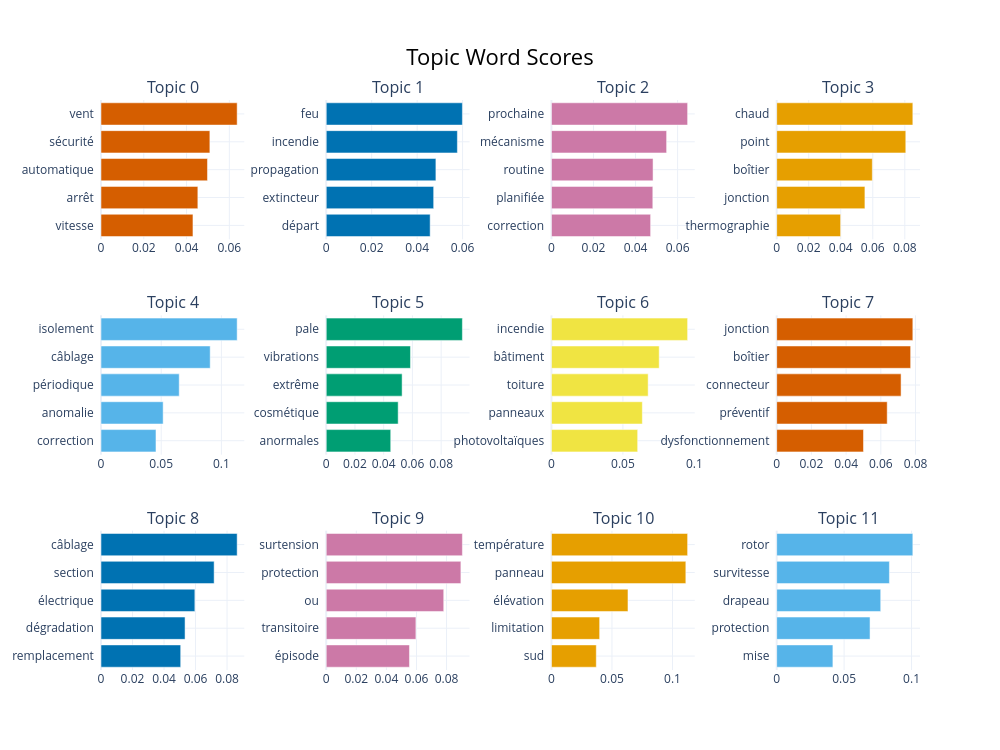

Source (notebook cell):
### Code cell
topic_model.visualize_barchart(top_n_topics=12)

### Figure 1 — Plotly figure (JSON) as saved in the notebook; plotly's stock layout.template omitted (floating-point values rounded to 4 significant figures)
{"data": [{"marker": {"color": "#D55E00"}, "orientation": "h", "type": "bar", "x": [0.04299, 0.04528, 0.04978, 0.0509, 0.06365], "xaxis": "x", "y": ["vitesse  ", "arrêt  ", "automatique  ", "sécurité  ", "vent  "], "yaxis": "y"}, {"marker": {"color": "#0072B2"}, "orientation": "h", "type": "bar", "x": [0.04573, 0.04728, 0.04826, 0.05772, 0.05992], "xaxis": "x2", "y": ["départ  ", "extincteur  ", "propagation  ", "incendie  ", "feu  "], "yaxis": "y2"}, {"marker": {"color": "#CC79A7"}, "orientation": "h", "type": "bar", "x": [0.04716, 0.04821, 0.04832, 0.05477, 0.06476], "xaxis": "x3", "y": ["correction  ", "planifiée  ", "routine  ", "mécanisme  ", "prochaine  "], "yaxis": "y3"}, {"marker": {"color": "#E69F00"}, "orientation": "h", "type": "bar", "x": [0.03992, 0.0551, 0.05972, 0.08062, 0.08502], "xaxis": "x4", "y": ["thermographie  ", "jonction  ", "boîtier  ", "point  ", "chaud  "], "yaxis": "y4"}, {"marker": {"color": "#56B4E9"}, "orientation": "h", "type": "bar", "x": [0.04567, 0.05163, 0.06498, 0.09071, 0.1131], "xaxis": "x5", "y": ["correction  ", "anomalie  ", "périodique  ", "câblage  ", "isolement  "], "yaxis": "y5"}, {"marker": {"color": "#009E73"}, "orientation": "h", "type": "bar", "x": [0.04491, 0.05009, 0.05284, 0.05866, 0.0948], "xaxis": "x6", "y": ["anormales  ", "cosmétique  ", "extrême  ", "vibrations  ", "pale  "], "yaxis": "y6"}, {"marker": {"color": "#F0E442"}, "orientation": "h", "type": "bar", "x": [0.06032, 0.06359, 0.06766, 0.07538, 0.09526], "xaxis": "x7", "y": ["photovoltaïques  ", "panneaux  ", "toiture  ", "bâtiment  ", "incendie  "], "yaxis": "y7"}, {"marker": {"color": "#D55E00"}, "orientation": "h", "type": "bar", "x": [0.05001, 0.06368, 0.07167, 0.07719, 0.07844], "xaxis": "x8", "y": ["dysfonctionnement  ", "préventif  ", "connecteur  ", "boîtier  ", "jonction  "], "yaxis": "y8"}, {"marker": {"color": "#0072B2"}, "orientation": "h", "type": "bar", "x": [0.05058, 0.05335, 0.05957, 0.07181, 0.08642], "xaxis": "x9", "y": ["remplacement  ", "dégradation  ", "électrique  ", "section  ", "câblage  "], "yaxis": "y9"}, {"marker": {"color": "#CC79A7"}, "orientation": "h", "type": "bar", "x": [0.05534, 0.05961, 0.07812, 0.08952, 0.09052], "xaxis": "x10", "y": ["épisode  ", "transitoire  ", "ou  ", "protection  ", "surtension  "], "yaxis": "y10"}, {"marker": {"color": "#E69F00"}, "orientation": "h", "type": "bar", "x": [0.03704, 0.03981, 0.06321, 0.111, 0.1125], "xaxis": "x11", "y": ["sud  ", "limitation  ", "élévation  ", "panneau  ", "température  "], "yaxis": "y11"}, {"marker": {"color": "#56B4E9"}, "orientation": "h", "type": "bar", "x": [0.04168, 0.06922, 0.07713, 0.08358, 0.1009], "xaxis": "x12", "y": ["mise  ", "protection  ", "drapeau  ", "survitesse  ", "rotor  "], "yaxis": "y12"}], "layout": {"annotations": [{"font": {"size": 16}, "showarrow": false, "text": "Topic 0", "x": 0.0875, "xanchor": "center", "xref": "paper", "y": 1, "yanchor": "bottom", "yref": "paper"}, {"font": {"size": 16}, "showarrow": false, "text": "Topic 1", "x": 0.3625, "xanchor": "center", "xref": "paper", "y": 1, "yanchor": "bottom", "yref": "paper"}, {"font": {"size": 16}, "showarrow": false, "text": "Topic 2", "x": 0.6375, "xanchor": "center", "xref": "paper", "y": 1, "yanchor": "bottom", "yref": "paper"}, {"font": {"size": 16}, "showarrow": false, "text": "Topic 3", "x": 0.9125, "xanchor": "center", "xref": "paper", "y": 1, "yanchor": "bottom", "yref": "paper"}, {"font": {"size": 16}, "showarrow": false, "text": "Topic 4", "x": 0.0875, "xanchor": "center", "xref": "paper", "y": 0.6222, "yanchor": "bottom", "yref": "paper"}, {"font": {"size": 16}, "showarrow": false, "text": "Topic 5", "x": 0.3625, "xanchor": "center", "xref": "paper", "y": 0.6222, "yanchor": "bottom", "yref": "paper"}, {"font": {"size": 16}, "showarrow": false, "text": "Topic 6", "x": 0.6375, "xanchor": "center", "xref": "paper", "y": 0.6222, "yanchor": "bottom", "yref": "paper"}, {"font": {"size": 16}, "showarrow": false, "text": "Topic 7", "x": 0.9125, "xanchor": "center", "xref": "paper", "y": 0.6222, "yanchor": "bottom", "yref": "paper"}, {"font": {"size": 16}, "showarrow": false, "text": "Topic 8", "x": 0.0875, "xanchor": "center", "xref": "paper", "y": 0.2444, "yanchor": "bottom", "yref": "paper"}, {"font": {"size": 16}, "showarrow": false, "text": "Topic 9", "x": 0.3625, "xanchor": "center", "xref": "paper", "y": 0.2444, "yanchor": "bottom", "yref": "paper"}, {"font": {"size": 16}, "showarrow": false, "text": "Topic 10", "x": 0.6375, "xanchor": "center", "xref": "paper", "y": 0.2444, "yanchor": "bottom", "yref": "paper"}, {"font": {"size": 16}, "showarrow": false, "text": "Topic 11", "x": 0.9125, "xanchor": "center", "xref": "paper", "y": 0.2444, "yanchor": "bottom", "yref": "paper"}], "height": 750, "hoverlabel": {"bgcolor": "white", "font": {"family": "Rockwell", "size": 16}}, "showlegend": false, "title": {"font": {"color": "Black", "size": 22}, "text": "Topic Word Scores", "x": 0.5, "xanchor": "center", "yanchor": "top"}, "width": 1000, "xaxis": {"anchor": "y", "domain": [0, 0.175], "showgrid": true}, "xaxis10": {"anchor": "y10", "domain": [0.275, 0.45], "showgrid": true}, "xaxis11": {"anchor": "y11", "domain": [0.55, 0.725], "showgrid": true}, "xaxis12": {"anchor": "y12", "domain": [0.825, 1], "showgrid": true}, "xaxis2": {"anchor": "y2", "domain": [0.275, 0.45], "showgrid": true}, "xaxis3": {"anchor": "y3", "domain": [0.55, 0.725], "showgrid": true}, "xaxis4": {"anchor": "y4", "domain": [0.825, 1], "showgrid": true}, "xaxis5": {"anchor": "y5", "domain": [0, 0.175], "showgrid": true}, "xaxis6": {"anchor": "y6", "domain": [0.275, 0.45], "showgrid": true}, "xaxis7": {"anchor": "y7", "domain": [0.55, 0.725], "showgrid": true}, "xaxis8": {"anchor": "y8", "domain": [0.825, 1], "showgrid": true}, "xaxis9": {"anchor": "y9", "domain": [0, 0.175], "showgrid": true}, "yaxis": {"anchor": "x", "domain": [0.7556, 1], "showgrid": true}, "yaxis10": {"anchor": "x10", "domain": [0, 0.2444], "showgrid": true}, "yaxis11": {"anchor": "x11", "domain": [0, 0.2444], "showgrid": true}, "yaxis12": {"anchor": "x12", "domain": [0, 0.2444], "showgrid": true}, "yaxis2": {"anchor": "x2", "domain": [0.7556, 1], "showgrid": true}, "yaxis3": {"anchor": "x3", "domain": [0.7556, 1], "showgrid": true}, "yaxis4": {"anchor": "x4", "domain": [0.7556, 1], "showgrid": true}, "yaxis5": {"anchor": "x5", "domain": [0.3778, 0.6222], "showgrid": true}, "yaxis6": {"anchor": "x6", "domain": [0.3778, 0.6222], "showgrid": true}, "yaxis7": {"anchor": "x7", "domain": [0.3778, 0.6222], "showgrid": true}, "yaxis8": {"anchor": "x8", "domain": [0.3778, 0.6222], "showgrid": true}, "yaxis9": {"anchor": "x9", "domain": [0, 0.2444], "showgrid": true}}}
